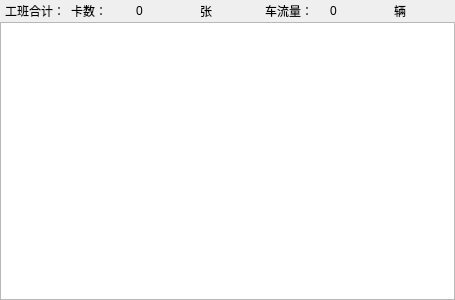
<?xml version="1.0" encoding="UTF-8"?>
<ui version="4.0">
 <class>FormRecordTable</class>
 <widget class="QWidget" name="FormRecordTable">
  <property name="geometry">
   <rect>
    <x>0</x>
    <y>0</y>
    <width>455</width>
    <height>300</height>
   </rect>
  </property>
  <property name="windowTitle">
   <string>Form</string>
  </property>
  <property name="styleSheet">
   <string notr="true"/>
  </property>
  <layout class="QVBoxLayout" name="verticalLayout" stretch="0,0">
   <property name="spacing">
    <number>0</number>
   </property>
   <property name="margin">
    <number>0</number>
   </property>
   <item>
    <widget class="QWidget" name="FormRecordTotal" native="true">
     <layout class="QHBoxLayout" name="horizontalLayout">
      <property name="spacing">
       <number>6</number>
      </property>
      <property name="leftMargin">
       <number>5</number>
      </property>
      <property name="topMargin">
       <number>2</number>
      </property>
      <property name="rightMargin">
       <number>2</number>
      </property>
      <property name="bottomMargin">
       <number>2</number>
      </property>
      <item>
       <widget class="QLabel" name="label_2">
        <property name="text">
         <string>工班合计：</string>
        </property>
        <property name="alignment">
         <set>Qt::AlignRight|Qt::AlignTrailing|Qt::AlignVCenter</set>
        </property>
       </widget>
      </item>
      <item>
       <widget class="QLabel" name="label">
        <property name="text">
         <string>卡数：</string>
        </property>
       </widget>
      </item>
      <item>
       <widget class="QLabel" name="label_3">
        <property name="text">
         <string>0</string>
        </property>
       </widget>
      </item>
      <item>
       <widget class="QLabel" name="label_4">
        <property name="text">
         <string>张</string>
        </property>
       </widget>
      </item>
      <item>
       <widget class="QLabel" name="label_5">
        <property name="text">
         <string>车流量：</string>
        </property>
       </widget>
      </item>
      <item>
       <widget class="QLabel" name="label_6">
        <property name="text">
         <string>0</string>
        </property>
       </widget>
      </item>
      <item>
       <widget class="QLabel" name="label_7">
        <property name="text">
         <string>辆</string>
        </property>
       </widget>
      </item>
     </layout>
    </widget>
   </item>
   <item>
    <widget class="QTableWidget" name="tableWidget">
     <property name="verticalScrollBarPolicy">
      <enum>Qt::ScrollBarAlwaysOff</enum>
     </property>
     <property name="horizontalScrollBarPolicy">
      <enum>Qt::ScrollBarAlwaysOff</enum>
     </property>
     <property name="autoScroll">
      <bool>false</bool>
     </property>
    </widget>
   </item>
  </layout>
 </widget>
 <resources/>
 <connections/>
</ui>
